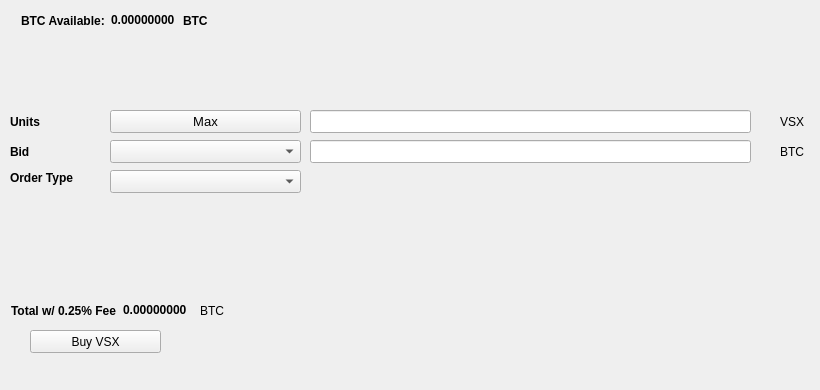
   <widget class="QWidget" name="BuyTab">
    <attribute name="title">
     <string>Buy</string>
    </attribute>
    <widget class="QPushButton" name="BuyVSX">
     <property name="geometry">
      <rect>
       <x>30</x>
       <y>330</y>
       <width>131</width>
       <height>23</height>
      </rect>
     </property>
     <property name="text">
      <string>Buy VSX</string>
     </property>
     <property name="icon">
      <iconset resource="../amsterdamcoin.qrc">
       <normaloff>:/icons/bitcoin</normaloff>:/icons/bitcoin</iconset>
     </property>
    </widget>
    <widget class="QLabel" name="label_3">
     <property name="geometry">
      <rect>
       <x>10</x>
       <y>110</y>
       <width>46</width>
       <height>23</height>
      </rect>
     </property>
     <property name="font">
      <font>
       <weight>75</weight>
       <bold>true</bold>
      </font>
     </property>
     <property name="text">
      <string>Units</string>
     </property>
    </widget>
    <widget class="QLineEdit" name="UnitsInput">
     <property name="geometry">
      <rect>
       <x>310</x>
       <y>110</y>
       <width>441</width>
       <height>23</height>
      </rect>
     </property>
     <property name="font">
      <font>
       <pointsize>9</pointsize>
       <weight>75</weight>
       <bold>true</bold>
      </font>
     </property>
    </widget>
    <widget class="QLineEdit" name="BuyBidPriceEdit">
     <property name="geometry">
      <rect>
       <x>310</x>
       <y>140</y>
       <width>441</width>
       <height>23</height>
      </rect>
     </property>
     <property name="font">
      <font>
       <pointsize>9</pointsize>
       <weight>75</weight>
       <bold>true</bold>
      </font>
     </property>
    </widget>
    <widget class="QLabel" name="label_4">
     <property name="geometry">
      <rect>
       <x>780</x>
       <y>110</y>
       <width>31</width>
       <height>23</height>
      </rect>
     </property>
     <property name="text">
      <string>VSX</string>
     </property>
    </widget>
    <widget class="QLabel" name="label_5">
     <property name="geometry">
      <rect>
       <x>780</x>
       <y>140</y>
       <width>31</width>
       <height>23</height>
      </rect>
     </property>
     <property name="text">
      <string>BTC</string>
     </property>
    </widget>
    <widget class="QLabel" name="label_6">
     <property name="geometry">
      <rect>
       <x>10</x>
       <y>140</y>
       <width>46</width>
       <height>23</height>
      </rect>
     </property>
     <property name="font">
      <font>
       <weight>75</weight>
       <bold>true</bold>
      </font>
     </property>
     <property name="text">
      <string>Bid</string>
     </property>
    </widget>
    <widget class="QLabel" name="label_7">
     <property name="geometry">
      <rect>
       <x>10</x>
       <y>170</y>
       <width>91</width>
       <height>16</height>
      </rect>
     </property>
     <property name="font">
      <font>
       <weight>75</weight>
       <bold>true</bold>
      </font>
     </property>
     <property name="text">
      <string>Order Type</string>
     </property>
    </widget>
    <widget class="QPushButton" name="Buy_Max_Amount">
     <property name="geometry">
      <rect>
       <x>110</x>
       <y>110</y>
       <width>191</width>
       <height>23</height>
      </rect>
     </property>
     <property name="font">
      <font>
       <pointsize>10</pointsize>
      </font>
     </property>
     <property name="text">
      <string>Max</string>
     </property>
    </widget>
    <widget class="QComboBox" name="BuyBidcomboBox">
     <property name="geometry">
      <rect>
       <x>110</x>
       <y>140</y>
       <width>191</width>
       <height>23</height>
      </rect>
     </property>
     <property name="font">
      <font>
       <pointsize>10</pointsize>
      </font>
     </property>
    </widget>
    <widget class="QComboBox" name="buyOrdertypeCombo">
     <property name="geometry">
      <rect>
       <x>110</x>
       <y>170</y>
       <width>191</width>
       <height>23</height>
      </rect>
     </property>
     <property name="font">
      <font>
       <pointsize>10</pointsize>
      </font>
     </property>
    </widget>
    <widget class="QWidget" name="layoutWidget1">
     <property name="geometry">
      <rect>
       <x>21</x>
       <y>11</y>
       <width>227</width>
       <height>19</height>
      </rect>
     </property>
     <layout class="QHBoxLayout" name="horizontalLayout_3">
      <item>
       <widget class="QLabel" name="label232">
        <property name="font">
         <font>
          <weight>75</weight>
          <bold>true</bold>
         </font>
        </property>
        <property name="text">
         <string>BTC Available:</string>
        </property>
       </widget>
      </item>
      <item>
       <widget class="QLabel" name="BtcAvailableLbl">
        <property name="palette">
         <palette>
          <active>
           <colorrole role="WindowText">
            <brush brushstyle="SolidPattern">
             <color alpha="255">
              <red>0</red>
              <green>0</green>
              <blue>0</blue>
             </color>
            </brush>
           </colorrole>
           <colorrole role="Button">
            <brush brushstyle="SolidPattern">
             <color alpha="255">
              <red>0</red>
              <green>170</green>
              <blue>0</blue>
             </color>
            </brush>
           </colorrole>
           <colorrole role="Light">
            <brush brushstyle="SolidPattern">
             <color alpha="255">
              <red>0</red>
              <green>255</green>
              <blue>0</blue>
             </color>
            </brush>
           </colorrole>
           <colorrole role="Midlight">
            <brush brushstyle="SolidPattern">
             <color alpha="255">
              <red>0</red>
              <green>212</green>
              <blue>0</blue>
             </color>
            </brush>
           </colorrole>
           <colorrole role="Dark">
            <brush brushstyle="SolidPattern">
             <color alpha="255">
              <red>0</red>
              <green>85</green>
              <blue>0</blue>
             </color>
            </brush>
           </colorrole>
           <colorrole role="Mid">
            <brush brushstyle="SolidPattern">
             <color alpha="255">
              <red>0</red>
              <green>113</green>
              <blue>0</blue>
             </color>
            </brush>
           </colorrole>
           <colorrole role="Text">
            <brush brushstyle="SolidPattern">
             <color alpha="255">
              <red>0</red>
              <green>170</green>
              <blue>0</blue>
             </color>
            </brush>
           </colorrole>
           <colorrole role="BrightText">
            <brush brushstyle="SolidPattern">
             <color alpha="255">
              <red>255</red>
              <green>255</green>
              <blue>255</blue>
             </color>
            </brush>
           </colorrole>
           <colorrole role="ButtonText">
            <brush brushstyle="SolidPattern">
             <color alpha="255">
              <red>0</red>
              <green>0</green>
              <blue>0</blue>
             </color>
            </brush>
           </colorrole>
           <colorrole role="Base">
            <brush brushstyle="SolidPattern">
             <color alpha="255">
              <red>255</red>
              <green>255</green>
              <blue>255</blue>
             </color>
            </brush>
           </colorrole>
           <colorrole role="Window">
            <brush brushstyle="SolidPattern">
             <color alpha="255">
              <red>0</red>
              <green>170</green>
              <blue>0</blue>
             </color>
            </brush>
           </colorrole>
           <colorrole role="Shadow">
            <brush brushstyle="SolidPattern">
             <color alpha="255">
              <red>0</red>
              <green>0</green>
              <blue>0</blue>
             </color>
            </brush>
           </colorrole>
           <colorrole role="AlternateBase">
            <brush brushstyle="SolidPattern">
             <color alpha="255">
              <red>127</red>
              <green>212</green>
              <blue>127</blue>
             </color>
            </brush>
           </colorrole>
           <colorrole role="ToolTipBase">
            <brush brushstyle="SolidPattern">
             <color alpha="255">
              <red>255</red>
              <green>255</green>
              <blue>220</blue>
             </color>
            </brush>
           </colorrole>
           <colorrole role="ToolTipText">
            <brush brushstyle="SolidPattern">
             <color alpha="255">
              <red>0</red>
              <green>0</green>
              <blue>0</blue>
             </color>
            </brush>
           </colorrole>
          </active>
          <inactive>
           <colorrole role="WindowText">
            <brush brushstyle="SolidPattern">
             <color alpha="255">
              <red>0</red>
              <green>0</green>
              <blue>0</blue>
             </color>
            </brush>
           </colorrole>
           <colorrole role="Button">
            <brush brushstyle="SolidPattern">
             <color alpha="255">
              <red>0</red>
              <green>170</green>
              <blue>0</blue>
             </color>
            </brush>
           </colorrole>
           <colorrole role="Light">
            <brush brushstyle="SolidPattern">
             <color alpha="255">
              <red>0</red>
              <green>255</green>
              <blue>0</blue>
             </color>
            </brush>
           </colorrole>
           <colorrole role="Midlight">
            <brush brushstyle="SolidPattern">
             <color alpha="255">
              <red>0</red>
              <green>212</green>
              <blue>0</blue>
             </color>
            </brush>
           </colorrole>
           <colorrole role="Dark">
            <brush brushstyle="SolidPattern">
             <color alpha="255">
              <red>0</red>
              <green>85</green>
              <blue>0</blue>
             </color>
            </brush>
           </colorrole>
           <colorrole role="Mid">
            <brush brushstyle="SolidPattern">
             <color alpha="255">
              <red>0</red>
              <green>113</green>
              <blue>0</blue>
             </color>
            </brush>
           </colorrole>
           <colorrole role="Text">
            <brush brushstyle="SolidPattern">
             <color alpha="255">
              <red>0</red>
              <green>170</green>
              <blue>0</blue>
             </color>
            </brush>
           </colorrole>
           <colorrole role="BrightText">
            <brush brushstyle="SolidPattern">
             <color alpha="255">
              <red>255</red>
              <green>255</green>
              <blue>255</blue>
             </color>
            </brush>
           </colorrole>
           <colorrole role="ButtonText">
            <brush brushstyle="SolidPattern">
             <color alpha="255">
              <red>0</red>
              <green>0</green>
              <blue>0</blue>
             </color>
            </brush>
           </colorrole>
           <colorrole role="Base">
            <brush brushstyle="SolidPattern">
             <color alpha="255">
              <red>255</red>
              <green>255</green>
              <blue>255</blue>
             </color>
            </brush>
           </colorrole>
           <colorrole role="Window">
            <brush brushstyle="SolidPattern">
             <color alpha="255">
              <red>0</red>
              <green>170</green>
              <blue>0</blue>
             </color>
            </brush>
           </colorrole>
           <colorrole role="Shadow">
            <brush brushstyle="SolidPattern">
             <color alpha="255">
              <red>0</red>
              <green>0</green>
              <blue>0</blue>
             </color>
            </brush>
           </colorrole>
           <colorrole role="AlternateBase">
            <brush brushstyle="SolidPattern">
             <color alpha="255">
              <red>127</red>
              <green>212</green>
              <blue>127</blue>
             </color>
            </brush>
           </colorrole>
           <colorrole role="ToolTipBase">
            <brush brushstyle="SolidPattern">
             <color alpha="255">
              <red>255</red>
              <green>255</green>
              <blue>220</blue>
             </color>
            </brush>
           </colorrole>
           <colorrole role="ToolTipText">
            <brush brushstyle="SolidPattern">
             <color alpha="255">
              <red>0</red>
              <green>0</green>
              <blue>0</blue>
             </color>
            </brush>
           </colorrole>
          </inactive>
          <disabled>
           <colorrole role="WindowText">
            <brush brushstyle="SolidPattern">
             <color alpha="255">
              <red>0</red>
              <green>85</green>
              <blue>0</blue>
             </color>
            </brush>
           </colorrole>
           <colorrole role="Button">
            <brush brushstyle="SolidPattern">
             <color alpha="255">
              <red>0</red>
              <green>170</green>
              <blue>0</blue>
             </color>
            </brush>
           </colorrole>
           <colorrole role="Light">
            <brush brushstyle="SolidPattern">
             <color alpha="255">
              <red>0</red>
              <green>255</green>
              <blue>0</blue>
             </color>
            </brush>
           </colorrole>
           <colorrole role="Midlight">
            <brush brushstyle="SolidPattern">
             <color alpha="255">
              <red>0</red>
              <green>212</green>
              <blue>0</blue>
             </color>
            </brush>
           </colorrole>
           <colorrole role="Dark">
            <brush brushstyle="SolidPattern">
             <color alpha="255">
              <red>0</red>
              <green>85</green>
              <blue>0</blue>
             </color>
            </brush>
           </colorrole>
           <colorrole role="Mid">
            <brush brushstyle="SolidPattern">
             <color alpha="255">
              <red>0</red>
              <green>113</green>
              <blue>0</blue>
             </color>
            </brush>
           </colorrole>
           <colorrole role="Text">
            <brush brushstyle="SolidPattern">
             <color alpha="255">
              <red>0</red>
              <green>85</green>
              <blue>0</blue>
             </color>
            </brush>
           </colorrole>
           <colorrole role="BrightText">
            <brush brushstyle="SolidPattern">
             <color alpha="255">
              <red>255</red>
              <green>255</green>
              <blue>255</blue>
             </color>
            </brush>
           </colorrole>
           <colorrole role="ButtonText">
            <brush brushstyle="SolidPattern">
             <color alpha="255">
              <red>0</red>
              <green>85</green>
              <blue>0</blue>
             </color>
            </brush>
           </colorrole>
           <colorrole role="Base">
            <brush brushstyle="SolidPattern">
             <color alpha="255">
              <red>0</red>
              <green>170</green>
              <blue>0</blue>
             </color>
            </brush>
           </colorrole>
           <colorrole role="Window">
            <brush brushstyle="SolidPattern">
             <color alpha="255">
              <red>0</red>
              <green>170</green>
              <blue>0</blue>
             </color>
            </brush>
           </colorrole>
           <colorrole role="Shadow">
            <brush brushstyle="SolidPattern">
             <color alpha="255">
              <red>0</red>
              <green>0</green>
              <blue>0</blue>
             </color>
            </brush>
           </colorrole>
           <colorrole role="AlternateBase">
            <brush brushstyle="SolidPattern">
             <color alpha="255">
              <red>0</red>
              <green>170</green>
              <blue>0</blue>
             </color>
            </brush>
           </colorrole>
           <colorrole role="ToolTipBase">
            <brush brushstyle="SolidPattern">
             <color alpha="255">
              <red>255</red>
              <green>255</green>
              <blue>220</blue>
             </color>
            </brush>
           </colorrole>
           <colorrole role="ToolTipText">
            <brush brushstyle="SolidPattern">
             <color alpha="255">
              <red>0</red>
              <green>0</green>
              <blue>0</blue>
             </color>
            </brush>
           </colorrole>
          </disabled>
         </palette>
        </property>
        <property name="font">
         <font>
          <weight>75</weight>
          <bold>true</bold>
         </font>
        </property>
        <property name="text">
         <string>0.00000000</string>
        </property>
        <property name="textInteractionFlags">
         <set>Qt::LinksAccessibleByMouse|Qt::TextSelectableByKeyboard|Qt::TextSelectableByMouse</set>
        </property>
       </widget>
      </item>
      <item>
       <widget class="QLabel" name="BtcAvailableLbl_2">
        <property name="font">
         <font>
          <weight>75</weight>
          <bold>true</bold>
         </font>
        </property>
        <property name="text">
         <string>BTC</string>
        </property>
       </widget>
      </item>
     </layout>
    </widget>
    <widget class="QWidget" name="layoutWidge2">
     <property name="geometry">
      <rect>
       <x>11</x>
       <y>301</y>
       <width>259</width>
       <height>19</height>
      </rect>
     </property>
     <layout class="QHBoxLayout" name="horizontalLayout_4">
      <item>
       <widget class="QLabel" name="label_9">
        <property name="font">
         <font>
          <weight>75</weight>
          <bold>true</bold>
         </font>
        </property>
        <property name="text">
         <string>Total w/ 0.25% Fee</string>
        </property>
       </widget>
      </item>
      <item>
       <widget class="QLabel" name="BuyCostLabel">
        <property name="palette">
         <palette>
          <active>
           <colorrole role="WindowText">
            <brush brushstyle="SolidPattern">
             <color alpha="255">
              <red>0</red>
              <green>0</green>
              <blue>0</blue>
             </color>
            </brush>
           </colorrole>
           <colorrole role="Button">
            <brush brushstyle="SolidPattern">
             <color alpha="255">
              <red>0</red>
              <green>170</green>
              <blue>0</blue>
             </color>
            </brush>
           </colorrole>
           <colorrole role="Light">
            <brush brushstyle="SolidPattern">
             <color alpha="255">
              <red>0</red>
              <green>255</green>
              <blue>0</blue>
             </color>
            </brush>
           </colorrole>
           <colorrole role="Midlight">
            <brush brushstyle="SolidPattern">
             <color alpha="255">
              <red>0</red>
              <green>212</green>
              <blue>0</blue>
             </color>
            </brush>
           </colorrole>
           <colorrole role="Dark">
            <brush brushstyle="SolidPattern">
             <color alpha="255">
              <red>0</red>
              <green>85</green>
              <blue>0</blue>
             </color>
            </brush>
           </colorrole>
           <colorrole role="Mid">
            <brush brushstyle="SolidPattern">
             <color alpha="255">
              <red>0</red>
              <green>113</green>
              <blue>0</blue>
             </color>
            </brush>
           </colorrole>
           <colorrole role="Text">
            <brush brushstyle="SolidPattern">
             <color alpha="255">
              <red>0</red>
              <green>170</green>
              <blue>0</blue>
             </color>
            </brush>
           </colorrole>
           <colorrole role="BrightText">
            <brush brushstyle="SolidPattern">
             <color alpha="255">
              <red>255</red>
              <green>255</green>
              <blue>255</blue>
             </color>
            </brush>
           </colorrole>
           <colorrole role="ButtonText">
            <brush brushstyle="SolidPattern">
             <color alpha="255">
              <red>0</red>
              <green>0</green>
              <blue>0</blue>
             </color>
            </brush>
           </colorrole>
           <colorrole role="Base">
            <brush brushstyle="SolidPattern">
             <color alpha="255">
              <red>255</red>
              <green>255</green>
              <blue>255</blue>
             </color>
            </brush>
           </colorrole>
           <colorrole role="Window">
            <brush brushstyle="SolidPattern">
             <color alpha="255">
              <red>0</red>
              <green>170</green>
              <blue>0</blue>
             </color>
            </brush>
           </colorrole>
           <colorrole role="Shadow">
            <brush brushstyle="SolidPattern">
             <color alpha="255">
              <red>0</red>
              <green>0</green>
              <blue>0</blue>
             </color>
            </brush>
           </colorrole>
           <colorrole role="AlternateBase">
            <brush brushstyle="SolidPattern">
             <color alpha="255">
              <red>127</red>
              <green>212</green>
              <blue>127</blue>
             </color>
            </brush>
           </colorrole>
           <colorrole role="ToolTipBase">
            <brush brushstyle="SolidPattern">
             <color alpha="255">
              <red>255</red>
              <green>255</green>
              <blue>220</blue>
             </color>
            </brush>
           </colorrole>
           <colorrole role="ToolTipText">
            <brush brushstyle="SolidPattern">
             <color alpha="255">
              <red>0</red>
              <green>0</green>
              <blue>0</blue>
             </color>
            </brush>
           </colorrole>
          </active>
          <inactive>
           <colorrole role="WindowText">
            <brush brushstyle="SolidPattern">
             <color alpha="255">
              <red>0</red>
              <green>0</green>
              <blue>0</blue>
             </color>
            </brush>
           </colorrole>
           <colorrole role="Button">
            <brush brushstyle="SolidPattern">
             <color alpha="255">
              <red>0</red>
              <green>170</green>
              <blue>0</blue>
             </color>
            </brush>
           </colorrole>
           <colorrole role="Light">
            <brush brushstyle="SolidPattern">
             <color alpha="255">
              <red>0</red>
              <green>255</green>
              <blue>0</blue>
             </color>
            </brush>
           </colorrole>
           <colorrole role="Midlight">
            <brush brushstyle="SolidPattern">
             <color alpha="255">
              <red>0</red>
              <green>212</green>
              <blue>0</blue>
             </color>
            </brush>
           </colorrole>
           <colorrole role="Dark">
            <brush brushstyle="SolidPattern">
             <color alpha="255">
              <red>0</red>
              <green>85</green>
              <blue>0</blue>
             </color>
            </brush>
           </colorrole>
           <colorrole role="Mid">
            <brush brushstyle="SolidPattern">
             <color alpha="255">
              <red>0</red>
              <green>113</green>
              <blue>0</blue>
             </color>
            </brush>
           </colorrole>
           <colorrole role="Text">
            <brush brushstyle="SolidPattern">
             <color alpha="255">
              <red>0</red>
              <green>170</green>
              <blue>0</blue>
             </color>
            </brush>
           </colorrole>
           <colorrole role="BrightText">
            <brush brushstyle="SolidPattern">
             <color alpha="255">
              <red>255</red>
              <green>255</green>
              <blue>255</blue>
             </color>
            </brush>
           </colorrole>
           <colorrole role="ButtonText">
            <brush brushstyle="SolidPattern">
             <color alpha="255">
              <red>0</red>
              <green>0</green>
              <blue>0</blue>
             </color>
            </brush>
           </colorrole>
           <colorrole role="Base">
            <brush brushstyle="SolidPattern">
             <color alpha="255">
              <red>255</red>
              <green>255</green>
              <blue>255</blue>
             </color>
            </brush>
           </colorrole>
           <colorrole role="Window">
            <brush brushstyle="SolidPattern">
             <color alpha="255">
              <red>0</red>
              <green>170</green>
              <blue>0</blue>
             </color>
            </brush>
           </colorrole>
           <colorrole role="Shadow">
            <brush brushstyle="SolidPattern">
             <color alpha="255">
              <red>0</red>
              <green>0</green>
              <blue>0</blue>
             </color>
            </brush>
           </colorrole>
           <colorrole role="AlternateBase">
            <brush brushstyle="SolidPattern">
             <color alpha="255">
              <red>127</red>
              <green>212</green>
              <blue>127</blue>
             </color>
            </brush>
           </colorrole>
           <colorrole role="ToolTipBase">
            <brush brushstyle="SolidPattern">
             <color alpha="255">
              <red>255</red>
              <green>255</green>
              <blue>220</blue>
             </color>
            </brush>
           </colorrole>
           <colorrole role="ToolTipText">
            <brush brushstyle="SolidPattern">
             <color alpha="255">
              <red>0</red>
              <green>0</green>
              <blue>0</blue>
             </color>
            </brush>
           </colorrole>
          </inactive>
          <disabled>
           <colorrole role="WindowText">
            <brush brushstyle="SolidPattern">
             <color alpha="255">
              <red>0</red>
              <green>85</green>
              <blue>0</blue>
             </color>
            </brush>
           </colorrole>
           <colorrole role="Button">
            <brush brushstyle="SolidPattern">
             <color alpha="255">
              <red>0</red>
              <green>170</green>
              <blue>0</blue>
             </color>
            </brush>
           </colorrole>
           <colorrole role="Light">
            <brush brushstyle="SolidPattern">
             <color alpha="255">
              <red>0</red>
              <green>255</green>
              <blue>0</blue>
             </color>
            </brush>
           </colorrole>
           <colorrole role="Midlight">
            <brush brushstyle="SolidPattern">
             <color alpha="255">
              <red>0</red>
              <green>212</green>
              <blue>0</blue>
             </color>
            </brush>
           </colorrole>
           <colorrole role="Dark">
            <brush brushstyle="SolidPattern">
             <color alpha="255">
              <red>0</red>
              <green>85</green>
              <blue>0</blue>
             </color>
            </brush>
           </colorrole>
           <colorrole role="Mid">
            <brush brushstyle="SolidPattern">
             <color alpha="255">
              <red>0</red>
              <green>113</green>
              <blue>0</blue>
             </color>
            </brush>
           </colorrole>
           <colorrole role="Text">
            <brush brushstyle="SolidPattern">
             <color alpha="255">
              <red>0</red>
              <green>85</green>
              <blue>0</blue>
             </color>
            </brush>
           </colorrole>
           <colorrole role="BrightText">
            <brush brushstyle="SolidPattern">
             <color alpha="255">
              <red>255</red>
              <green>255</green>
              <blue>255</blue>
             </color>
            </brush>
           </colorrole>
           <colorrole role="ButtonText">
            <brush brushstyle="SolidPattern">
             <color alpha="255">
              <red>0</red>
              <green>85</green>
              <blue>0</blue>
             </color>
            </brush>
           </colorrole>
           <colorrole role="Base">
            <brush brushstyle="SolidPattern">
             <color alpha="255">
              <red>0</red>
              <green>170</green>
              <blue>0</blue>
             </color>
            </brush>
           </colorrole>
           <colorrole role="Window">
            <brush brushstyle="SolidPattern">
             <color alpha="255">
              <red>0</red>
              <green>170</green>
              <blue>0</blue>
             </color>
            </brush>
           </colorrole>
           <colorrole role="Shadow">
            <brush brushstyle="SolidPattern">
             <color alpha="255">
              <red>0</red>
              <green>0</green>
              <blue>0</blue>
             </color>
            </brush>
           </colorrole>
           <colorrole role="AlternateBase">
            <brush brushstyle="SolidPattern">
             <color alpha="255">
              <red>0</red>
              <green>170</green>
              <blue>0</blue>
             </color>
            </brush>
           </colorrole>
           <colorrole role="ToolTipBase">
            <brush brushstyle="SolidPattern">
             <color alpha="255">
              <red>255</red>
              <green>255</green>
              <blue>220</blue>
             </color>
            </brush>
           </colorrole>
           <colorrole role="ToolTipText">
            <brush brushstyle="SolidPattern">
             <color alpha="255">
              <red>0</red>
              <green>0</green>
              <blue>0</blue>
             </color>
            </brush>
           </colorrole>
          </disabled>
         </palette>
        </property>
        <property name="font">
         <font>
          <weight>75</weight>
          <bold>true</bold>
         </font>
        </property>
        <property name="autoFillBackground">
         <bool>false</bool>
        </property>
        <property name="text">
         <string>0.00000000</string>
        </property>
        <property name="textInteractionFlags">
         <set>Qt::LinksAccessibleByMouse|Qt::TextSelectableByMouse</set>
        </property>
       </widget>
      </item>
      <item>
       <widget class="QLabel" name="label_10">
        <property name="font">
         <font>
          <weight>50</weight>
          <bold>false</bold>
         </font>
        </property>
        <property name="text">
         <string>BTC</string>
        </property>
       </widget>
      </item>
     </layout>
    </widget>
    <widget class="QLabel" name="label_24">
     <property name="geometry">
      <rect>
       <x>460</x>
       <y>300</y>
       <width>281</width>
       <height>81</height>
      </rect>
     </property>
     <property name="text">
      <string/>
     </property>
     <property name="pixmap">
      <pixmap>:/images/bittrex</pixmap>
     </property>
    </widget>
   </widget>
